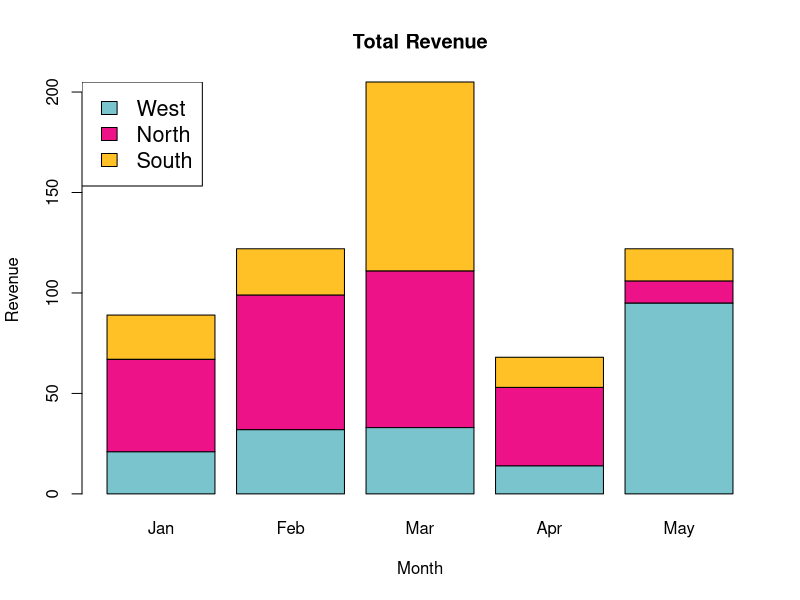

Write the R code that produced this figure.
library(RColorBrewer)
months <- c("Jan", "Feb", "Mar", "Apr", "May")
regions <- c("West", "North", "South")

# Creating the matrix of the values.
Values <- matrix(c(21, 32, 33, 14, 95, 46, 67, 78, 39, 11, 22, 23, 94, 15, 16), nrow = 3, ncol = 5, byrow = TRUE)

# Giving the chart file a name
png(file = "stacked_chart.png")

# Creating the bar chart
barplot(Values, main = "Total Revenue", names.arg = months, xlab = "Month", ylab = "Revenue", col = c("cadetblue3", "deeppink2", "goldenrod1"))

# Adding the legend to the chart
legend("topleft", regions, cex = 1.3, fill = c("cadetblue3", "deeppink2", "goldenrod1"))

# Saving the file
dev.off()
